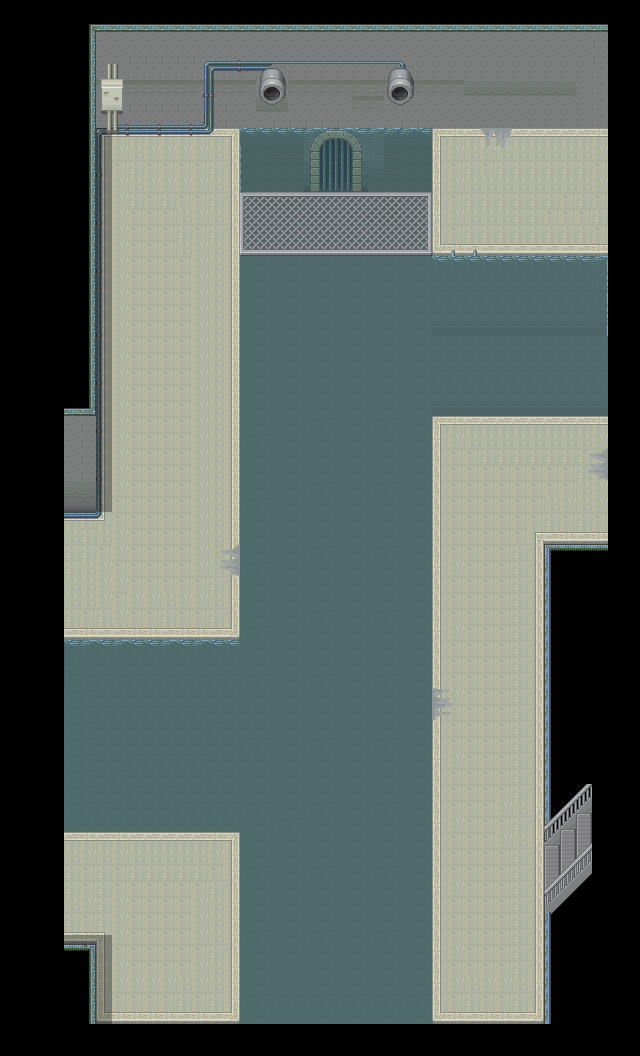

A level layout from a 2D game, rendered from its tile map. Below: a short description, then the map file with tile-grid data replaced by summaries:
An orthogonal 40x66 tile map with 16x16 px tiles, 14 tile layers (Base, pipes, MonoShita, MonoChu, ...), 4 tilesets and 40 objects (ladder).

<map version="1.0" orientation="orthogonal" renderorder="right-down" width="40" height="66" tilewidth="16" tileheight="16" backgroundcolor="#000000" nextobjectid="70">
 <tileset firstgid="1" name="ST-Sewer-01" tilewidth="16" tileheight="16" tilecount="1504" columns="16">
  <image source="ST-Sewer-01.png" trans="aa55ff" width="256" height="1504" />
 </tileset>
 <tileset firstgid="1505" name="SC-Door-Dg01" tilewidth="16" tileheight="16" tilecount="384" columns="24">
  <image source="SC-Door-Dg01.png" trans="aa55ff" width="384" height="256" />
 </tileset>
 <tileset firstgid="1889" name="water" tilewidth="16" tileheight="16" tilecount="64" columns="8">
  <image source="water.png" trans="aa55ff" width="128" height="128" />
 </tileset>
 <tileset firstgid="1953" name="ed4" tilewidth="16" tileheight="16" tilecount="480" columns="30">
  <image source="ed4.png" trans="aa55ff" width="480" height="256" />
 </tileset>
 <layer name="Base" width="40" height="66">
  <properties>
   <property name="z" value="-11" />
  </properties>
  <data>[2640 cells, 1934 non-empty, 84 distinct tile ids]</data>
 </layer>
 <layer name="pipes" width="40" height="66">
  <properties>
   <property name="z" value="-11" />
  </properties>
  <data>[2640 cells, 27 non-empty, 8 distinct tile ids]</data>
 </layer>
 <layer name="MonoShita" width="40" height="66">
  <properties>
   <property name="z" value="-11" />
  </properties>
  <data>[2640 cells, 98 non-empty, 9 distinct tile ids]</data>
 </layer>
 <layer name="MonoChu" width="40" height="66">
  <properties>
   <property name="z" value="-11" />
  </properties>
  <data>[2640 cells, 159 non-empty, 86 distinct tile ids]</data>
 </layer>
 <layer name="MonoUe" width="40" height="66">
  <properties>
   <property name="z" value="-11" />
  </properties>
  <data>[2640 cells, 58 non-empty, 34 distinct tile ids]</data>
 </layer>
 <layer name="MonoUe2" width="40" height="66">
  <properties>
   <property name="z" value="-11" />
  </properties>
  <data>[2640 cells, 31 non-empty, 1 distinct tile ids]</data>
 </layer>
 <layer name="door3" width="40" height="66">
  <data>[2640 cells, 8 non-empty, 8 distinct tile ids]</data>
 </layer>
 <layer name="door2" width="40" height="66">
  <properties>
   <property name="z" value="-11" />
  </properties>
  <data>[2640 cells, 16 non-empty, 16 distinct tile ids]</data>
 </layer>
 <layer name="door1" width="40" height="66">
  <properties>
   <property name="z" value="-11" />
  </properties>
  <data>[2640 cells, 16 non-empty, 16 distinct tile ids]</data>
 </layer>
 <layer name="faucet" width="40" height="66">
  <properties>
   <property name="z" value="-11" />
  </properties>
  <data>[2640 cells, 20 non-empty, 10 distinct tile ids]</data>
 </layer>
 <layer name="hide" width="40" height="66">
  <properties>
   <property name="z" value="-11" />
  </properties>
  <data>[2640 cells, 14 non-empty, 4 distinct tile ids]</data>
 </layer>
 <layer name="hide2" width="40" height="66">
  <properties>
   <property name="z" value="-11" />
  </properties>
  <data>[2640 cells, 12 non-empty, 6 distinct tile ids]</data>
 </layer>
 <layer name="water" width="40" height="66">
  <properties>
   <property name="z" value="-11" />
  </properties>
  <data>[2640 cells, 918 non-empty, 55 distinct tile ids]</data>
 </layer>
 <layer name="plate" width="40" height="66">
  <properties>
   <property name="z" value="-11" />
  </properties>
  <data>[2640 cells, 48 non-empty, 24 distinct tile ids]</data>
 </layer>
 <objectgroup name="collision">
  <object id="13" x="544" y="544" width="96" height="288" />
  <object id="14" x="544" y="832" width="16" height="16" />
  <object id="15" x="544" y="880" width="32" height="176" />
  <object id="16" x="32" y="1024" width="512" height="32" />
  <object id="17" x="576" y="832" width="32" height="224" />
  <object id="18" x="32" y="832" width="32" height="192" />
  <object id="19" x="32" y="48" width="64" height="464" />
  <object id="20" x="32" y="640" width="208" height="64" />
  <object id="21" x="480" y="240" width="160" height="80" />
  <object id="22" x="432" y="240" width="16" height="80" />
  <object id="23" x="96" y="48" width="544" height="80" />
  <object id="24" x="240" y="128" width="80" height="64" />
  <object id="25" x="352" y="128" width="80" height="64" />
  <object id="26" x="64" y="832" width="176" height="192" />
  <object id="36" x="240" y="240" width="192" height="16">
   <properties>
    <property name="objID" value="181" />
   </properties>
  </object>
  <object id="39" x="432" y="416" width="208">
   <properties>
    <property name="objID" value="182" />
   </properties>
  </object>
  <object id="40" x="432" y="416" width="176" height="608">
   <properties>
    <property name="objID" value="183" />
   </properties>
  </object>
  <object id="42" x="432" y="128" height="192">
   <properties>
    <property name="objID" value="184" />
   </properties>
  </object>
  <object id="43" x="240" y="128" height="576">
   <properties>
    <property name="objID" value="185" />
   </properties>
  </object>
  <object id="44" x="448" y="256" width="32" height="64">
   <properties>
    <property name="objID" value="186" />
   </properties>
  </object>
  <object id="46" x="240" y="128" width="192" height="64">
   <properties>
    <property name="objID" value="187" />
   </properties>
  </object>
  <object id="55" x="432" y="320" width="208" height="96">
   <properties>
    <property name="objID" value="188" />
   </properties>
  </object>
  <object id="58" x="224" y="240" width="16" height="400" />
  <object id="59" x="224" y="128" width="16" height="64" />
  <object id="60" x="432" y="128" width="16" height="64" />
  <object id="62" x="432" y="416" width="208" height="16" />
  <object id="63" x="432" y="432" width="16" height="592" />
  <object id="64" x="64" y="832" width="176" height="16" />
  <object id="69" x="64" y="624" width="160" height="16" />
 </objectgroup>
 <objectgroup name="event">
  <object id="27" x="544" y="544" width="32" height="32">
   <properties>
    <property name="EventID" value="1" />
    <property name="trigger" value="0" />
   </properties>
  </object>
  <object id="28" x="544" y="832" width="32" height="48">
   <properties>
    <property name="EventID" value="3" />
    <property name="trigger" value="1" />
   </properties>
  </object>
  <object id="29" x="608" y="416" width="32" height="128">
   <properties>
    <property name="EventID" value="4" />
    <property name="trigger" value="1" />
   </properties>
  </object>
  <object id="30" x="608" y="128" width="32" height="128">
   <properties>
    <property name="EventID" value="5" />
    <property name="trigger" value="1" />
   </properties>
  </object>
  <object id="31" x="608" y="320" width="32" height="96">
   <properties>
    <property name="EventID" value="6" />
    <property name="trigger" value="1" />
   </properties>
  </object>
  <object id="32" x="32" y="512" width="32" height="128">
   <properties>
    <property name="EventID" value="7" />
    <property name="trigger" value="1" />
   </properties>
  </object>
  <object id="33" x="32" y="704" width="32" height="128">
   <properties>
    <property name="EventID" value="8" />
    <property name="trigger" value="1" />
   </properties>
  </object>
  <object id="34" x="320" y="144" width="32" height="32">
   <properties>
    <property name="EventID" value="9" />
    <property name="trigger" value="1" />
   </properties>
  </object>
  <object id="48" x="96" y="80" width="32" height="48">
   <properties>
    <property name="EventID" value="10" />
    <property name="trigger" value="2" />
   </properties>
  </object>
  <object id="51" x="320" y="160" width="32" height="32">
   <properties>
    <property name="EventID" value="11" />
    <property name="trigger" value="2" />
   </properties>
  </object>
 </objectgroup>
 <objectgroup name="terrain">
  <object id="50" type="ladder" x="448" y="224" width="32" height="96" />
 </objectgroup>
</map>
